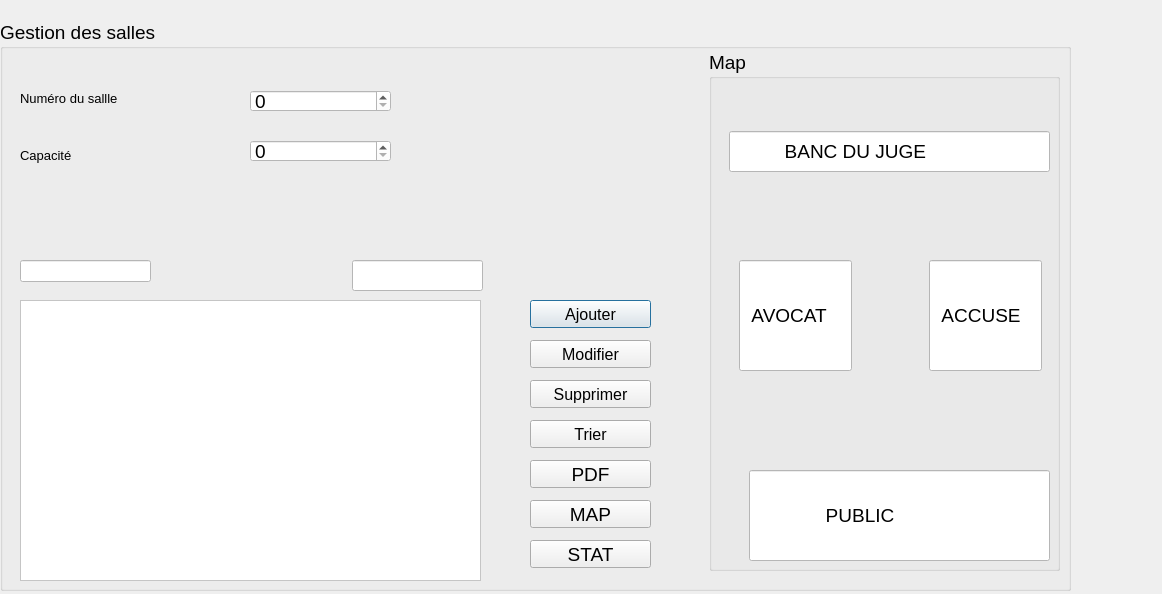
<?xml version="1.0" encoding="UTF-8"?>
<ui version="4.0">
 <class>salle_inter</class>
 <widget class="QDialog" name="salle_inter">
  <property name="geometry">
   <rect>
    <x>0</x>
    <y>0</y>
    <width>1162</width>
    <height>594</height>
   </rect>
  </property>
  <property name="windowTitle">
   <string>Dialog</string>
  </property>
  <widget class="QGroupBox" name="groupBox">
   <property name="geometry">
    <rect>
     <x>0</x>
     <y>20</y>
     <width>1071</width>
     <height>571</height>
    </rect>
   </property>
   <property name="font">
    <font>
     <pointsize>14</pointsize>
    </font>
   </property>
   <property name="styleSheet">
    <string notr="true"/>
   </property>
   <property name="title">
    <string>Gestion des salles </string>
   </property>
   <widget class="QLabel" name="label">
    <property name="geometry">
     <rect>
      <x>20</x>
      <y>70</y>
      <width>131</width>
      <height>16</height>
     </rect>
    </property>
    <property name="font">
     <font>
      <pointsize>10</pointsize>
     </font>
    </property>
    <property name="text">
     <string>Numéro du sallle</string>
    </property>
   </widget>
   <widget class="QLabel" name="label_2">
    <property name="geometry">
     <rect>
      <x>20</x>
      <y>120</y>
      <width>151</width>
      <height>31</height>
     </rect>
    </property>
    <property name="font">
     <font>
      <pointsize>10</pointsize>
     </font>
    </property>
    <property name="text">
     <string>Capacité</string>
    </property>
   </widget>
   <widget class="QLabel" name="label_3">
    <property name="geometry">
     <rect>
      <x>20</x>
      <y>190</y>
      <width>201</width>
      <height>16</height>
     </rect>
    </property>
    <property name="font">
     <font>
      <pointsize>10</pointsize>
     </font>
    </property>
    <property name="text">
     <string/>
    </property>
   </widget>
   <widget class="QSpinBox" name="numsalle">
    <property name="geometry">
     <rect>
      <x>250</x>
      <y>70</y>
      <width>141</width>
      <height>22</height>
     </rect>
    </property>
    <property name="styleSheet">
     <string notr="true">background-color: rgb(255, 255, 255);

</string>
    </property>
   </widget>
   <widget class="QTableView" name="tableView">
    <property name="geometry">
     <rect>
      <x>20</x>
      <y>280</y>
      <width>461</width>
      <height>281</height>
     </rect>
    </property>
    <property name="styleSheet">
     <string notr="true">background-color: rgb(255, 255, 255);</string>
    </property>
   </widget>
   <widget class="QPushButton" name="pushButton">
    <property name="geometry">
     <rect>
      <x>530</x>
      <y>280</y>
      <width>121</width>
      <height>28</height>
     </rect>
    </property>
    <property name="font">
     <font>
      <pointsize>12</pointsize>
     </font>
    </property>
    <property name="text">
     <string>Ajouter</string>
    </property>
   </widget>
   <widget class="QPushButton" name="pushButton_2">
    <property name="geometry">
     <rect>
      <x>530</x>
      <y>320</y>
      <width>121</width>
      <height>28</height>
     </rect>
    </property>
    <property name="font">
     <font>
      <pointsize>12</pointsize>
     </font>
    </property>
    <property name="text">
     <string>Modifier</string>
    </property>
   </widget>
   <widget class="QPushButton" name="pushButton_3">
    <property name="geometry">
     <rect>
      <x>530</x>
      <y>360</y>
      <width>121</width>
      <height>28</height>
     </rect>
    </property>
    <property name="font">
     <font>
      <pointsize>12</pointsize>
     </font>
    </property>
    <property name="text">
     <string>Supprimer</string>
    </property>
   </widget>
   <widget class="QLineEdit" name="supp">
    <property name="geometry">
     <rect>
      <x>20</x>
      <y>240</y>
      <width>131</width>
      <height>22</height>
     </rect>
    </property>
    <property name="styleSheet">
     <string notr="true">background-color: rgb(255, 255, 255);</string>
    </property>
   </widget>
   <widget class="QPushButton" name="pushButton_4">
    <property name="geometry">
     <rect>
      <x>530</x>
      <y>400</y>
      <width>121</width>
      <height>28</height>
     </rect>
    </property>
    <property name="font">
     <font>
      <pointsize>12</pointsize>
     </font>
    </property>
    <property name="text">
     <string>Trier</string>
    </property>
   </widget>
   <widget class="QGroupBox" name="groupBox_2">
    <property name="geometry">
     <rect>
      <x>709</x>
      <y>30</y>
      <width>351</width>
      <height>521</height>
     </rect>
    </property>
    <property name="title">
     <string>Map</string>
    </property>
    <widget class="QLineEdit" name="lineEdit_4">
     <property name="geometry">
      <rect>
       <x>20</x>
       <y>81</y>
       <width>321</width>
       <height>41</height>
      </rect>
     </property>
     <property name="styleSheet">
      <string notr="true">background-color: rgb(255, 255, 255);</string>
     </property>
     <property name="text">
      <string>          BANC DU JUGE</string>
     </property>
    </widget>
    <widget class="QLineEdit" name="lineEdit_5">
     <property name="geometry">
      <rect>
       <x>30</x>
       <y>210</y>
       <width>113</width>
       <height>111</height>
      </rect>
     </property>
     <property name="styleSheet">
      <string notr="true">background-color: rgb(255, 255, 255);</string>
     </property>
     <property name="text">
      <string>  AVOCAT</string>
     </property>
    </widget>
    <widget class="QLineEdit" name="lineEdit_6">
     <property name="geometry">
      <rect>
       <x>220</x>
       <y>210</y>
       <width>113</width>
       <height>111</height>
      </rect>
     </property>
     <property name="styleSheet">
      <string notr="true">background-color: rgb(255, 255, 255);</string>
     </property>
     <property name="text">
      <string>  ACCUSE</string>
     </property>
    </widget>
    <widget class="QLineEdit" name="lineEdit_7">
     <property name="geometry">
      <rect>
       <x>40</x>
       <y>420</y>
       <width>301</width>
       <height>91</height>
      </rect>
     </property>
     <property name="styleSheet">
      <string notr="true">background-color: rgb(255, 255, 255);</string>
     </property>
     <property name="text">
      <string>              PUBLIC</string>
     </property>
    </widget>
   </widget>
   <widget class="QLineEdit" name="research">
    <property name="geometry">
     <rect>
      <x>352</x>
      <y>240</y>
      <width>131</width>
      <height>31</height>
     </rect>
    </property>
    <property name="styleSheet">
     <string notr="true">background-color: rgb(255, 255, 255);
</string>
    </property>
   </widget>
   <widget class="QPushButton" name="pushButton_5">
    <property name="geometry">
     <rect>
      <x>530</x>
      <y>440</y>
      <width>121</width>
      <height>28</height>
     </rect>
    </property>
    <property name="text">
     <string>PDF</string>
    </property>
   </widget>
   <widget class="QPushButton" name="pushButton_6">
    <property name="geometry">
     <rect>
      <x>530</x>
      <y>480</y>
      <width>121</width>
      <height>28</height>
     </rect>
    </property>
    <property name="text">
     <string>MAP</string>
    </property>
   </widget>
   <widget class="QPushButton" name="pushButton_7">
    <property name="geometry">
     <rect>
      <x>530</x>
      <y>520</y>
      <width>121</width>
      <height>28</height>
     </rect>
    </property>
    <property name="text">
     <string>STAT</string>
    </property>
   </widget>
   <widget class="QSpinBox" name="capacite_2">
    <property name="geometry">
     <rect>
      <x>250</x>
      <y>120</y>
      <width>141</width>
      <height>22</height>
     </rect>
    </property>
    <property name="styleSheet">
     <string notr="true">background-color: rgb(255, 255, 255);</string>
    </property>
   </widget>
   <widget class="QLabel" name="label_4">
    <property name="geometry">
     <rect>
      <x>490</x>
      <y>30</y>
      <width>56</width>
      <height>16</height>
     </rect>
    </property>
    <property name="text">
     <string/>
    </property>
   </widget>
  </widget>
 </widget>
 <resources/>
 <connections/>
</ui>
